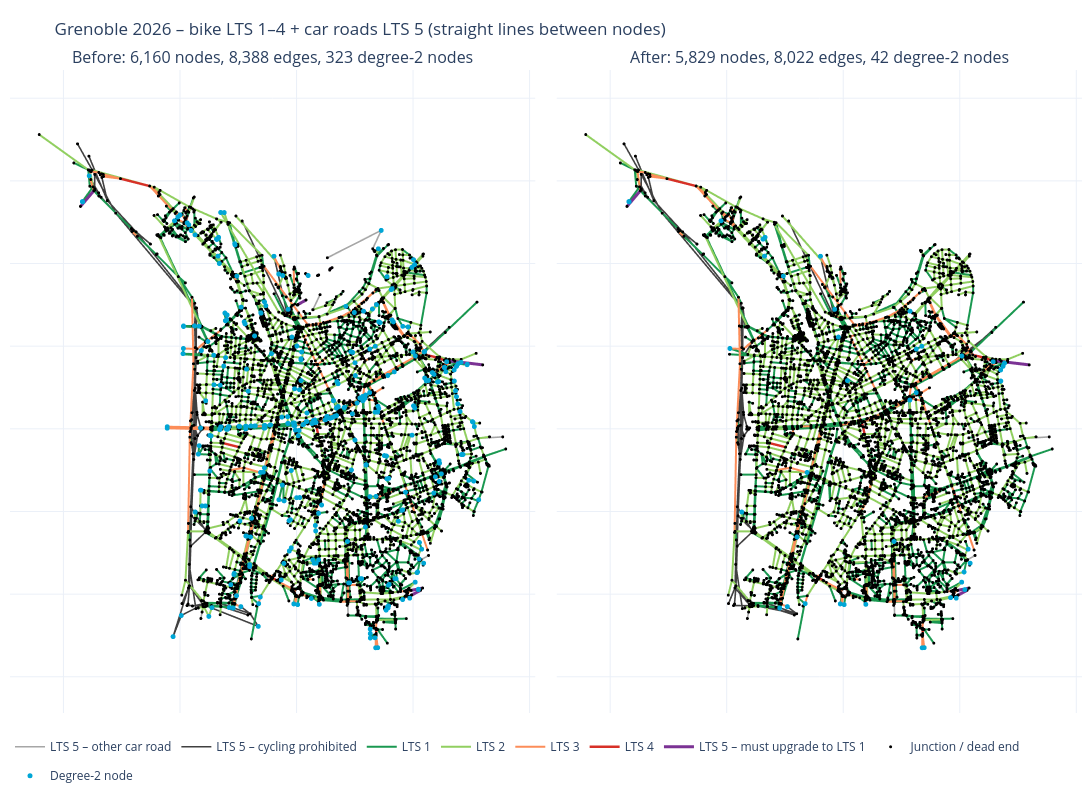

Notebook source saved alongside this figure:
### Markdown cell above
# 2026 network before and after simplification side by side

### Code cell
from plot_2026_lts import plot_before_after, leftover_degree2

G_before = load(RUN / "2026" / "grenoble_lts5_2026_pre_simplification.pkl")
fig = plot_before_after(G_before, G_2026, title="Grenoble 2026")
leftover_degree2(G_2026)

### Figure 1 — Plotly figure (JSON) as saved in the notebook; plotly's stock layout.template omitted (floating-point values rounded to 4 significant figures; data arrays with more than 128 entries replaced by an {"elided": "..."} marker saying what was removed)
{"data": [{"hoverinfo": "skip", "legendgroup": "5o", "line": {"color": "#a6a6a6", "width": 1.6}, "mode": "lines", "name": "LTS 5 – other car road", "showlegend": true, "type": "scattergl", "x": [5.734, 5.736, null, 5.704, 5.704, null, 5.742, 5.742, null, 5.751, 5.755, null, 5.729, 5.729, null, 5.735, 5.733, null, 5.735, 5.725, null, 5.742, 5.741, null, 5.743, 5.741, null, 5.724, 5.723, null, 5.705, 5.705, null, 5.705, 5.705, null, 5.705, 5.705, null], "xaxis": "x", "y": [45.2, 45.2, null, 45.16, 45.16, null, 45.16, 45.16, null, 45.18, 45.18, null, 45.16, 45.16, null, 45.2, 45.2, null, 45.2, 45.2, null, 45.2, 45.2, null, 45.16, 45.16, null, 45.2, 45.19, null, 45.2, 45.2, null, 45.2, 45.21, null, 45.2, 45.2, null], "yaxis": "y"}, {"hoverinfo": "skip", "legendgroup": "5p", "line": {"color": "#404040", "width": 1.6}, "mode": "lines", "name": "LTS 5 – cycling prohibited", "showlegend": true, "type": "scattergl", "x": {"elided": "234 float values"}, "xaxis": "x", "y": {"elided": "234 float values"}, "yaxis": "y"}, {"hoverinfo": "skip", "legendgroup": "1", "line": {"color": "#1a9850", "width": 2}, "mode": "lines", "name": "LTS 1", "showlegend": true, "type": "scattergl", "x": {"elided": "12966 float values"}, "xaxis": "x", "y": {"elided": "12966 float values"}, "yaxis": "y"}, {"hoverinfo": "skip", "legendgroup": "2", "line": {"color": "#91cf60", "width": 2}, "mode": "lines", "name": "LTS 2", "showlegend": true, "type": "scattergl", "x": {"elided": "10377 float values"}, "xaxis": "x", "y": {"elided": "10377 float values"}, "yaxis": "y"}, {"hoverinfo": "skip", "legendgroup": "3", "line": {"color": "#fc8d59", "width": 2}, "mode": "lines", "name": "LTS 3", "showlegend": true, "type": "scattergl", "x": {"elided": "1440 float values"}, "xaxis": "x", "y": {"elided": "1440 float values"}, "yaxis": "y"}, {"hoverinfo": "skip", "legendgroup": "4", "line": {"color": "#d73027", "width": 2.4}, "mode": "lines", "name": "LTS 4", "showlegend": true, "type": "scattergl", "x": [5.728, 5.728, null, 5.723, 5.723, null, 5.723, 5.723, null, 5.724, 5.723, null, 5.701, 5.701, null, 5.742, 5.745, null, 5.71, 5.707, null, 5.69, 5.695, null, 5.745, 5.745, null, 5.706, 5.706, null, 5.727, 5.727, null, 5.723, 5.723, null, 5.727, 5.728, null, 5.717, 5.716, null, 5.741, 5.741, null, 5.717, 5.717, null, 5.739, 5.739, null, 5.727, 5.727, null, 5.734, 5.734, null, 5.701, 5.701, null, 5.723, 5.723, null], "xaxis": "x", "y": [45.18, 45.18, null, 45.18, 45.18, null, 45.18, 45.18, null, 45.18, 45.18, null, 45.21, 45.21, null, 45.19, 45.19, null, 45.18, 45.18, null, 45.21, 45.21, null, 45.19, 45.19, null, 45.19, 45.19, null, 45.18, 45.18, null, 45.18, 45.18, null, 45.18, 45.18, null, 45.16, 45.16, null, 45.19, 45.19, null, 45.16, 45.16, null, 45.17, 45.17, null, 45.18, 45.18, null, 45.16, 45.16, null, 45.21, 45.21, null, 45.18, 45.18, null], "yaxis": "y"}, {"hoverinfo": "skip", "legendgroup": "5m", "line": {"color": "#7b3294", "width": 3}, "mode": "lines", "name": "LTS 5 – must upgrade to LTS 1", "showlegend": true, "type": "scattergl", "x": [5.685, 5.683, null, 5.74, 5.741, null, 5.752, 5.746, null, 5.742, 5.74, null, 5.724, 5.724, null, 5.722, 5.722, null, 5.722, 5.722, null, 5.722, 5.722, null, 5.722, 5.722, null, 5.722, 5.722, null, 5.72, 5.722, null, 5.726, 5.726, null, 5.726, 5.726, null, 5.72, 5.72, null, 5.722, 5.722, null], "xaxis": "x", "y": [45.21, 45.21, null, 45.16, 45.16, null, 45.19, 45.19, null, 45.16, 45.16, null, 45.2, 45.2, null, 45.2, 45.2, null, 45.2, 45.2, null, 45.2, 45.2, null, 45.2, 45.2, null, 45.2, 45.2, null, 45.2, 45.2, null, 45.2, 45.2, null, 45.2, 45.2, null, 45.19, 45.2, null, 45.2, 45.2, null], "yaxis": "y"}, {"hoverinfo": "text", "marker": {"opacity": 0, "size": 6}, "mode": "markers", "showlegend": false, "text": {"elided": "8388 str values"}, "type": "scattergl", "x": {"elided": "8388 float values"}, "xaxis": "x", "y": {"elided": "8388 float values"}, "yaxis": "y"}, {"hoverinfo": "skip", "legendgroup": "nodes", "marker": {"color": "black", "size": 3}, "mode": "markers", "name": "Junction / dead end", "showlegend": true, "type": "scattergl", "x": {"elided": "5837 float values"}, "xaxis": "x", "y": {"elided": "5837 float values"}, "yaxis": "y"}, {"hoverinfo": "skip", "legendgroup": "deg2", "marker": {"color": "#00a6d6", "size": 5}, "mode": "markers", "name": "Degree-2 node", "showlegend": true, "type": "scattergl", "x": {"elided": "323 float values"}, "xaxis": "x", "y": {"elided": "323 float values"}, "yaxis": "y"}, {"hoverinfo": "skip", "legendgroup": "5o", "line": {"color": "#a6a6a6", "width": 1.6}, "mode": "lines", "name": "LTS 5 – other car road", "showlegend": false, "type": "scattergl", "x": [5.741, 5.742, null, 5.734, 5.736, null, 5.741, 5.743, null, 5.704, 5.704, null, 5.742, 5.742, null, 5.751, 5.755, null, 5.729, 5.729, null], "xaxis": "x2", "y": [45.2, 45.2, null, 45.2, 45.2, null, 45.16, 45.16, null, 45.16, 45.16, null, 45.16, 45.16, null, 45.18, 45.18, null, 45.16, 45.16, null], "yaxis": "y2"}, {"hoverinfo": "skip", "legendgroup": "5p", "line": {"color": "#404040", "width": 1.6}, "mode": "lines", "name": "LTS 5 – cycling prohibited", "showlegend": false, "type": "scattergl", "x": {"elided": "207 float values"}, "xaxis": "x2", "y": {"elided": "207 float values"}, "yaxis": "y2"}, {"hoverinfo": "skip", "legendgroup": "1", "line": {"color": "#1a9850", "width": 2}, "mode": "lines", "name": "LTS 1", "showlegend": false, "type": "scattergl", "x": {"elided": "12207 float values"}, "xaxis": "x2", "y": {"elided": "12207 float values"}, "yaxis": "y2"}, {"hoverinfo": "skip", "legendgroup": "2", "line": {"color": "#91cf60", "width": 2}, "mode": "lines", "name": "LTS 2", "showlegend": false, "type": "scattergl", "x": {"elided": "10140 float values"}, "xaxis": "x2", "y": {"elided": "10140 float values"}, "yaxis": "y2"}, {"hoverinfo": "skip", "legendgroup": "3", "line": {"color": "#fc8d59", "width": 2}, "mode": "lines", "name": "LTS 3", "showlegend": false, "type": "scattergl", "x": {"elided": "1416 float values"}, "xaxis": "x2", "y": {"elided": "1416 float values"}, "yaxis": "y2"}, {"hoverinfo": "skip", "legendgroup": "4", "line": {"color": "#d73027", "width": 2.4}, "mode": "lines", "name": "LTS 4", "showlegend": false, "type": "scattergl", "x": [5.728, 5.728, null, 5.723, 5.723, null, 5.723, 5.723, null, 5.724, 5.723, null, 5.701, 5.701, null, 5.742, 5.745, null, 5.71, 5.707, null, 5.69, 5.695, null, 5.728, 5.727, null, 5.745, 5.745, null, 5.706, 5.706, null, 5.727, 5.727, null, 5.727, 5.727, null, 5.723, 5.723, null, 5.717, 5.716, null, 5.717, 5.717, null, 5.741, 5.741, null, 5.701, 5.701, null, 5.739, 5.739, null, 5.734, 5.734, null, 5.723, 5.723, null], "xaxis": "x2", "y": [45.18, 45.18, null, 45.18, 45.18, null, 45.18, 45.18, null, 45.18, 45.18, null, 45.21, 45.21, null, 45.19, 45.19, null, 45.18, 45.18, null, 45.21, 45.21, null, 45.18, 45.18, null, 45.19, 45.19, null, 45.19, 45.19, null, 45.18, 45.18, null, 45.18, 45.18, null, 45.18, 45.18, null, 45.16, 45.16, null, 45.16, 45.16, null, 45.19, 45.19, null, 45.21, 45.21, null, 45.17, 45.17, null, 45.16, 45.16, null, 45.18, 45.18, null], "yaxis": "y2"}, {"hoverinfo": "skip", "legendgroup": "5m", "line": {"color": "#7b3294", "width": 3}, "mode": "lines", "name": "LTS 5 – must upgrade to LTS 1", "showlegend": false, "type": "scattergl", "x": [5.685, 5.683, null, 5.746, 5.752, null, 5.74, 5.741, null, 5.74, 5.742, null], "xaxis": "x2", "y": [45.21, 45.21, null, 45.19, 45.19, null, 45.16, 45.16, null, 45.16, 45.16, null], "yaxis": "y2"}, {"hoverinfo": "text", "marker": {"opacity": 0, "size": 6}, "mode": "markers", "showlegend": false, "text": {"elided": "8022 str values"}, "type": "scattergl", "x": {"elided": "8022 float values"}, "xaxis": "x2", "y": {"elided": "8022 float values"}, "yaxis": "y2"}, {"hoverinfo": "skip", "legendgroup": "nodes", "marker": {"color": "black", "size": 3}, "mode": "markers", "name": "Junction / dead end", "showlegend": false, "type": "scattergl", "x": {"elided": "5787 float values"}, "xaxis": "x2", "y": {"elided": "5787 float values"}, "yaxis": "y2"}, {"hoverinfo": "skip", "legendgroup": "deg2", "marker": {"color": "#00a6d6", "size": 5}, "mode": "markers", "name": "Degree-2 node", "showlegend": false, "type": "scattergl", "x": [5.701, 5.683, 5.714, 5.734, 5.734, 5.747, 5.724, 5.732, 5.741, 5.742, 5.747, 5.719, 5.734, 5.719, 5.739, 5.716, 5.683, 5.721, 5.733, 5.703, 5.746, 5.739, 5.709, 5.741, 5.74, 5.733, 5.699, 5.714, 5.72, 5.71, 5.742, 5.712, 5.732, 5.71, 5.729, 5.74, 5.748, 5.747, 5.706, 5.707, 5.707, 5.72], "xaxis": "x2", "y": [45.19, 45.21, 45.16, 45.15, 45.15, 45.19, 45.16, 45.19, 45.16, 45.16, 45.19, 45.19, 45.19, 45.19, 45.16, 45.2, 45.21, 45.19, 45.19, 45.17, 45.19, 45.16, 45.16, 45.16, 45.16, 45.18, 45.21, 45.17, 45.16, 45.16, 45.17, 45.17, 45.18, 45.2, 45.17, 45.19, 45.19, 45.19, 45.2, 45.2, 45.2, 45.16], "yaxis": "y2"}], "layout": {"annotations": [{"font": {"size": 16}, "showarrow": false, "text": "Before: 6,160 nodes, 8,388 edges, 323 degree-2 nodes", "x": 0.245, "xanchor": "center", "xref": "paper", "y": 1, "yanchor": "bottom", "yref": "paper"}, {"font": {"size": 16}, "showarrow": false, "text": "After: 5,829 nodes, 8,022 edges, 42 degree-2 nodes", "x": 0.755, "xanchor": "center", "xref": "paper", "y": 1, "yanchor": "bottom", "yref": "paper"}], "height": 800, "legend": {"orientation": "h", "y": -0.03}, "margin": {"b": 10, "l": 10, "r": 10, "t": 70}, "title": {"text": "Grenoble 2026 – bike LTS 1–4 + car roads LTS 5 (straight lines between nodes)"}, "width": 1500, "xaxis": {"anchor": "y", "domain": [0, 0.49], "showticklabels": false}, "xaxis2": {"anchor": "y2", "domain": [0.51, 1], "showticklabels": false}, "yaxis": {"anchor": "x", "domain": [0, 1], "scaleanchor": "x", "scaleratio": 1.419, "showticklabels": false}, "yaxis2": {"anchor": "x2", "domain": [0, 1], "matches": "y", "scaleanchor": "x2", "scaleratio": 1.419, "showticklabels": false}}}
